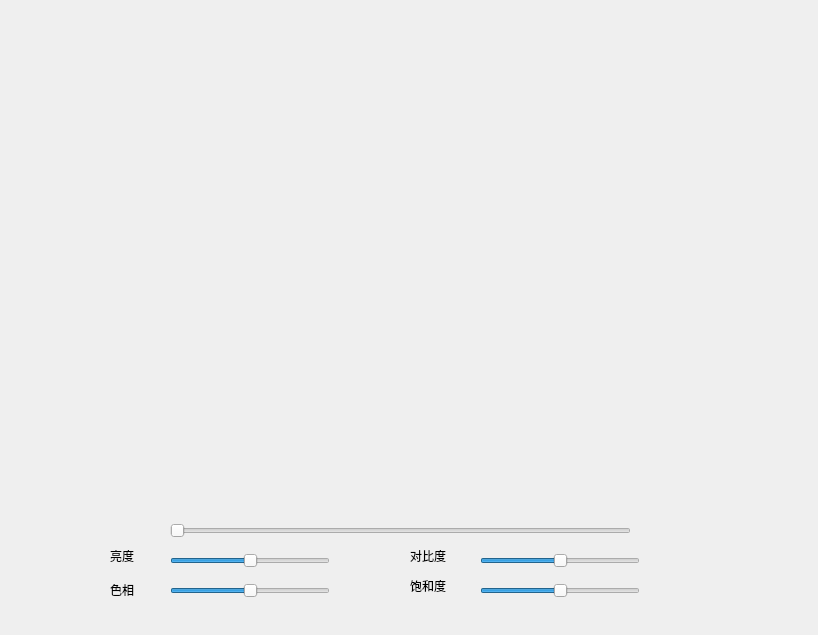
<?xml version="1.0" encoding="UTF-8"?>
<ui version="4.0">
 <class>QtVideoPlayer</class>
 <widget class="QWidget" name="QtVideoPlayer">
  <property name="geometry">
   <rect>
    <x>0</x>
    <y>0</y>
    <width>818</width>
    <height>635</height>
   </rect>
  </property>
  <property name="windowTitle">
   <string>Form</string>
  </property>
  <widget class="QSlider" name="sli_moveVideo">
   <property name="geometry">
    <rect>
     <x>170</x>
     <y>520</y>
     <width>461</width>
     <height>22</height>
    </rect>
   </property>
   <property name="orientation">
    <enum>Qt::Horizontal</enum>
   </property>
  </widget>
  <widget class="QSlider" name="sli_hue">
   <property name="geometry">
    <rect>
     <x>170</x>
     <y>580</y>
     <width>160</width>
     <height>22</height>
    </rect>
   </property>
   <property name="minimum">
    <number>-100</number>
   </property>
   <property name="maximum">
    <number>100</number>
   </property>
   <property name="orientation">
    <enum>Qt::Horizontal</enum>
   </property>
  </widget>
  <widget class="QSlider" name="sli_satur">
   <property name="geometry">
    <rect>
     <x>480</x>
     <y>580</y>
     <width>160</width>
     <height>22</height>
    </rect>
   </property>
   <property name="minimum">
    <number>-100</number>
   </property>
   <property name="maximum">
    <number>100</number>
   </property>
   <property name="orientation">
    <enum>Qt::Horizontal</enum>
   </property>
  </widget>
  <widget class="QLabel" name="lbl_bri">
   <property name="geometry">
    <rect>
     <x>110</x>
     <y>550</y>
     <width>54</width>
     <height>12</height>
    </rect>
   </property>
   <property name="text">
    <string>亮度</string>
   </property>
  </widget>
  <widget class="QLabel" name="lbl_satur">
   <property name="geometry">
    <rect>
     <x>410</x>
     <y>580</y>
     <width>54</width>
     <height>12</height>
    </rect>
   </property>
   <property name="text">
    <string>饱和度</string>
   </property>
  </widget>
  <widget class="QSlider" name="sli_contra">
   <property name="geometry">
    <rect>
     <x>480</x>
     <y>550</y>
     <width>160</width>
     <height>22</height>
    </rect>
   </property>
   <property name="minimum">
    <number>-100</number>
   </property>
   <property name="maximum">
    <number>100</number>
   </property>
   <property name="orientation">
    <enum>Qt::Horizontal</enum>
   </property>
  </widget>
  <widget class="QLabel" name="lbl_hue">
   <property name="geometry">
    <rect>
     <x>110</x>
     <y>580</y>
     <width>91</width>
     <height>20</height>
    </rect>
   </property>
   <property name="text">
    <string>色相</string>
   </property>
  </widget>
  <widget class="QLabel" name="label_contra">
   <property name="geometry">
    <rect>
     <x>410</x>
     <y>550</y>
     <width>54</width>
     <height>12</height>
    </rect>
   </property>
   <property name="text">
    <string>对比度</string>
   </property>
  </widget>
  <widget class="QSlider" name="sli_bri">
   <property name="geometry">
    <rect>
     <x>170</x>
     <y>550</y>
     <width>160</width>
     <height>22</height>
    </rect>
   </property>
   <property name="minimum">
    <number>-100</number>
   </property>
   <property name="maximum">
    <number>100</number>
   </property>
   <property name="orientation">
    <enum>Qt::Horizontal</enum>
   </property>
  </widget>
 </widget>
 <resources/>
 <connections/>
</ui>
